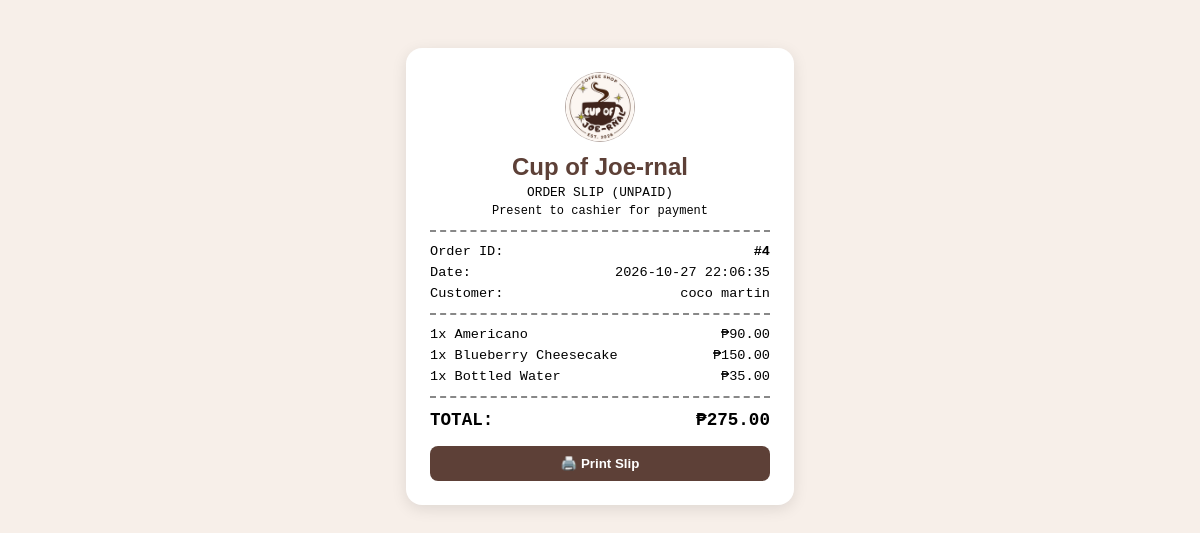
The page /order_slip.php?id=4 (signed in) on the database its author committed.
### tables this page shows
CREATE TABLE `orders` (
  `order_id` int(11) NOT NULL,
  `customer_id` int(11) NOT NULL,
  `employee_id` int(11) DEFAULT NULL,
  `order_date` datetime NOT NULL DEFAULT current_timestamp(),
  `total_amount` decimal(10,2) NOT NULL DEFAULT 0.00
);

CREATE TABLE `customers` (
  `customer_id` int(11) NOT NULL,
  `customer_name` varchar(100) NOT NULL,
  `contact_number` varchar(20) DEFAULT NULL,
  `loyalty_points` int(11) NOT NULL DEFAULT 0,
  `email` varchar(100) DEFAULT NULL,
  `phone` varchar(20) DEFAULT NULL,
  `photo` varchar(255) DEFAULT NULL
);

CREATE TABLE `order_items` (
  `order_item_id` int(11) NOT NULL,
  `order_id` int(11) NOT NULL,
  `product_id` int(11) NOT NULL,
  `quantity` int(11) NOT NULL,
  `unit_price` decimal(10,2) NOT NULL
);

CREATE TABLE `products` (
  `product_id` int(11) NOT NULL,
  `product_name` varchar(100) NOT NULL,
  `price` decimal(10,2) NOT NULL,
  `stock_quantity` int(11) NOT NULL DEFAULT 0,
  `category_id` int(11) NOT NULL
);

### order_slip.php (the view, shortened to what this page needs)
<?php
include 'db.php';
$e = fn($s) => htmlspecialchars((string)$s, ENT_QUOTES);
$oid = (int)($_GET['id'] ?? 0);
$st = mysqli_prepare($conn, "SELECT o.order_id, o.order_date, o.total_amount, c.customer_name
                             FROM orders o
                             JOIN customers c ON o.customer_id = c.customer_id
                             WHERE o.order_id = ?");
mysqli_stmt_bind_param($st, 'i', $oid);
mysqli_stmt_execute($st);
$order = mysqli_fetch_assoc(mysqli_stmt_get_result($st));
$st_items = mysqli_prepare($conn, "SELECT oi.quantity, oi.unit_price, p.product_name
                                   FROM order_items oi
                                   JOIN products p ON oi.product_id = p.product_id
                                   WHERE oi.order_id = ?");
mysqli_stmt_bind_param($st_items, 'i', $oid);
mysqli_stmt_execute($st_items);
$items = mysqli_stmt_get_result($st_items);
?>
<!DOCTYPE html>
<html lang="en">
<head>
</head>
<body>
<div class="slip-card">
    <div class="center">
        <img src="assets/logo-sm.png" alt="" style="width:70px;height:70px;border-radius:50%;margin-bottom:6px;">
        <h2 style="margin:0;font-family:sans-serif;color:#5d4037;">Cup of Joe-rnal</h2>
        <p style="margin:4px 0;font-size:0.8rem;">ORDER SLIP (UNPAID)</p>
        <p style="margin:0;font-size:0.75rem;">Present to cashier for payment</p>
    </div>
    <div class="line"></div>
    <div class="row"><span>Order ID:</span><b>#<?= $order['order_id'] ?></b></div>
    <div class="row"><span>Date:</span><span><?= $order['order_date'] ?></span></div>
    <div class="row"><span>Customer:</span><span><?= $e($order['customer_name']) ?></span></div>
    <div class="line"></div>
    <?php while ($it = mysqli_fetch_assoc($items)): ?>
        <div class="row">
            <span><?= (int)$it['quantity'] ?>x <?= $e($it['product_name']) ?></span>
            <span>₱<?= number_format($it['quantity'] * $it['unit_price'], 2) ?></span>
        </div>
    <?php endwhile; ?>
    <div class="line"></div>
    <div class="row total">
        <span>TOTAL:</span>
        <span>₱<?= number_format($order['total_amount'], 2) ?></span>
    </div>
    <button class="btn-print" onclick="window.print()">🖨️ Print Slip</button>
</div>
</body>
</html>

### order_slip.php (style rules this page uses)
body { font-family: 'Courier New', Courier, monospace; background: #f7efe9; display: flex; justify-content: center; padding: 40px 10px; }
.slip-card { background: #fff; width: 340px; padding: 24px; border-radius: 16px; box-shadow: 0 4px 15px rgba(0,0,0,0.1); }
.center { text-align: center; }
.line { border-bottom: 2px dashed #888; margin: 12px 0; }
.row { display: flex; justify-content: space-between; font-size: 0.85rem; margin-bottom: 6px; }
.total { font-weight: bold; font-size: 1.1rem; margin-top: 10px; }
.btn-print { display: block; width: 100%; padding: 10px; background: #5d4037; color: #fff; border: none; border-radius: 8px; font-weight: bold; cursor: pointer; margin-top: 16px; text-align: center; text-decoration: none; }

### rows shown on the page
orders: order_id "4", order_date "2026-10-27 22:06:35", customer.customer_name "coco martin", total_amount "275.00"
order_items: quantity "1", product.product_name "Americano", $it['quantity']*$it['unit_price'] "90.00"
order_items: quantity "1", product.product_name "Blueberry Cheesecake", $it['quantity']*$it['unit_price'] "150.00"
order_items: quantity "1", product.product_name "Bottled Water", $it['quantity']*$it['unit_price'] "35.00"
